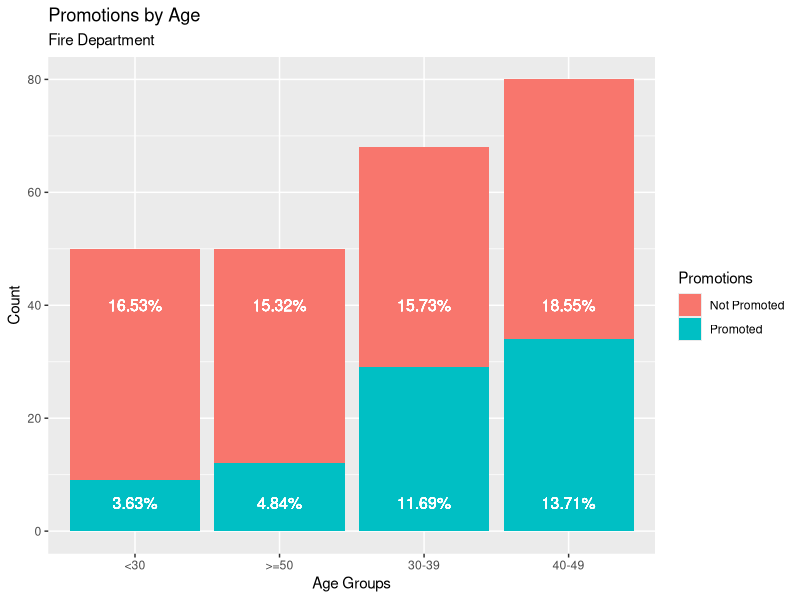
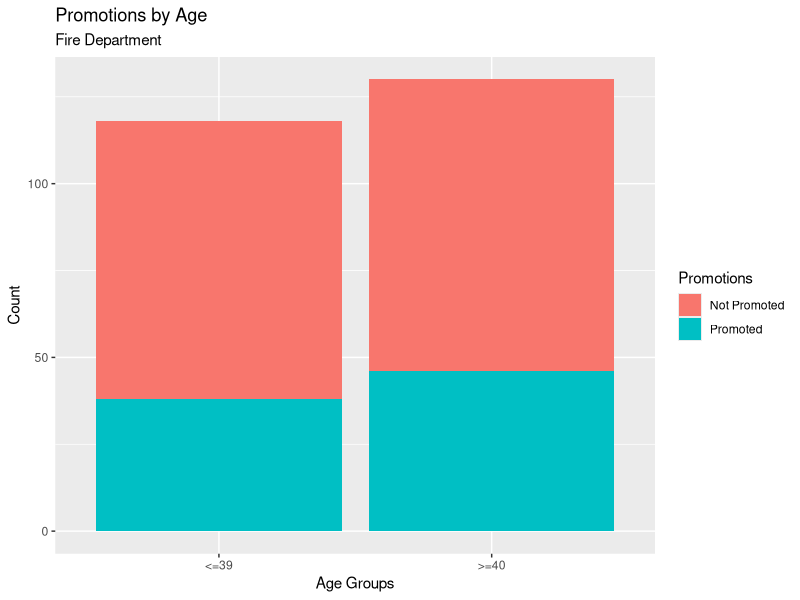

The R source for these figures, in order:
## ---- chunk 1
library(tidyverse)
library(gmodels)
library(formattable)
## ---- chunk 2
# create contingency matrix table 
age_matrix <- matrix(c(9, 29, 34, 12,
                       41, 39, 46, 38),
                     nrow = 2, ncol = 4, byrow = T,
                     dimnames = list(c("Promoted", "Not Promoted"),
                                     c("<30", "30-39", "40-49", ">=50")))

age_table <- as.data.frame.matrix(age_matrix)
format_table(age_table)

# Chi-square test
chisq.test(age_matrix)

# Visualization of Age Descrimination
long_age_table <- age_table %>% 
  rownames_to_column() %>% 
  gather(Column, Value, -rowname)

long_age_table

gg_age_table <- long_age_table %>% 
  ggplot(aes(x = Column, y = Value, fill = rowname))+
  geom_bar(stat = "identity")

# get percentages
long_age_table %>% 
  mutate(x_percent = (long_age_table$Value) / sum(long_age_table$Value))
long_age_table

## ---- chunk 3
# library(gsheet)
# # data
# data <- as_tibble(gsheet2tbl("https://docs.google.com/spreadsheets/d/1H3TP-2SBMGleriJLESOe1cdCjtSj2F76bUh5iBqC8tI/edit#gid=2142000894"))
# 
# CrossTable(long_age_table$rowname, long_age_table$Column,
#            prop.chisq = FALSE,
#            prop.r = FALSE,
#            prop.t = FALSE,
#            chisq = TRUE)
## ---- chunk 4
# create contingency matrix table 
age_matrix_2 <- matrix(c(38, 46,
                       80, 84),
                     nrow = 2, ncol = 2, byrow = T,
                     dimnames = list(c("Promoted", "Not Promoted"),
                                     c("<=39", ">=40")))
age_table_2 <- as.data.frame.matrix(age_matrix_2)
format_table(age_table_2)

# Chi-square test
chisq.test(age_matrix_2)

# Visualization of Age Descrimination
long_age_table_2 <- age_table_2 %>% 
  rownames_to_column() %>% 
  gather(Column, Value, -rowname)

long_age_table_2

gg_age_table_2 <- long_age_table_2 %>% 
  ggplot(aes(x = Column, y = Value, fill = rowname))+
  geom_bar(stat = "identity")
## ---- chunk 5
gg_age_table+
  labs(title = "Promotions by Age",
       subtitle = "Fire Department",
       fill = "Promotions",
       x = "Age Groups",
       y = "Count")+
  geom_text(label = "3.63%", x = 1, y = 5, size = 4, colour = "white")+
  geom_text(label = "16.53%", x = 1, y = 40, size = 4, colour = "white")+
  geom_text(label = "4.84%", x = 2, y = 5, size = 4, colour = "white")+
  geom_text(label = "15.32%", x = 2, y = 40, size = 4, colour = "white")+
  geom_text(label = "11.69%", x = 3, y = 5, size = 4, colour = "white")+
  geom_text(label = "15.73%", x = 3, y = 40, size = 4, colour = "white")+
  geom_text(label = "13.71%", x = 4, y = 5, size = 4, colour = "white")+
  geom_text(label = "18.55%", x = 4, y = 40, size = 4, colour = "white")
  
# get percentages
percent_age_table <- long_age_table %>% 
  mutate(x_percent = (long_age_table$Value) / sum(long_age_table$Value)) %>% 
  mutate(x_percent = round(x_percent * 100, 2))
# percent_age_table$x_percent[1]
## ---- chunk 6
gg_age_table_2+
  labs(title = "Promotions by Age",
       subtitle = "Fire Department",
       fill = "Promotions")+
  xlab("Age Groups")+
  ylab("Count")
## ---- chunk 7
warranty <- matrix(c(21,15, 4,10), nrow = 2, ncol = 2, byrow = TRUE,
               dimnames = list(c("No_purchase", "Yes_purchase"),
                               c("No_Warranty", "Yes_warranty")))
warranty

# fisher Test
fisher.test(warranty)
